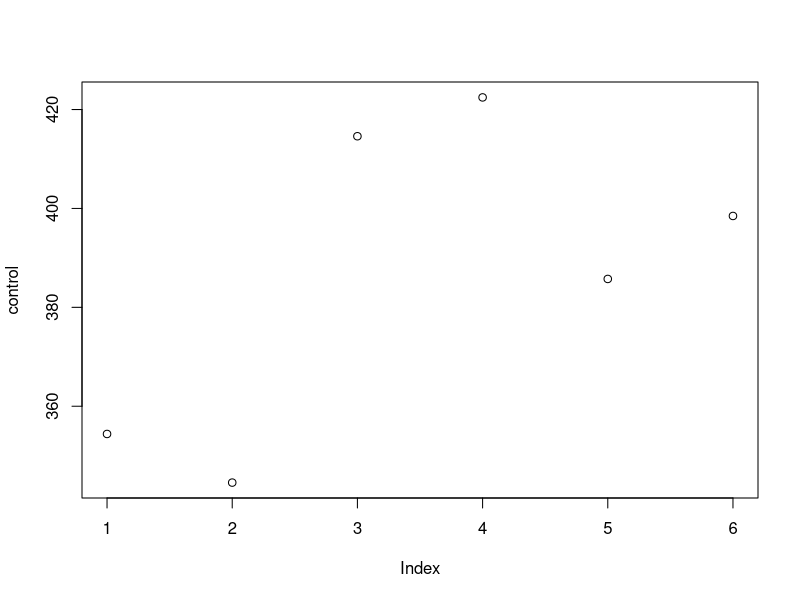
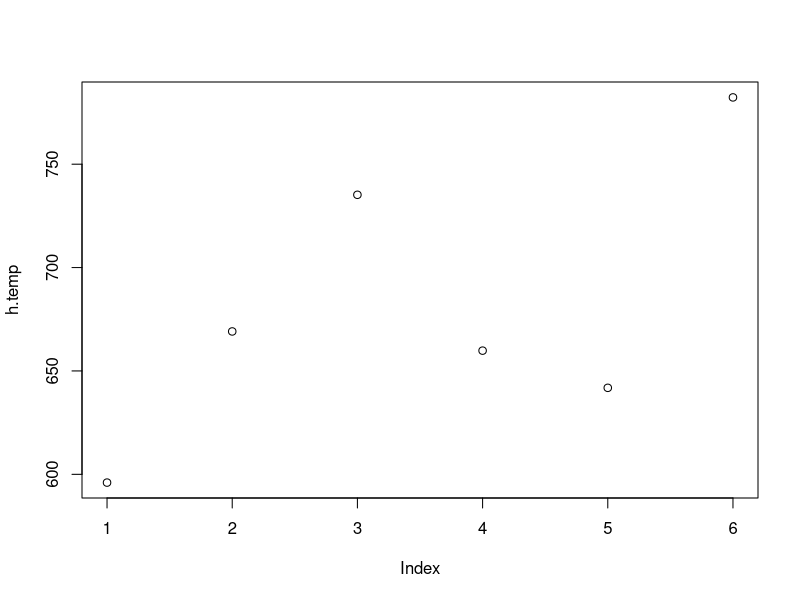
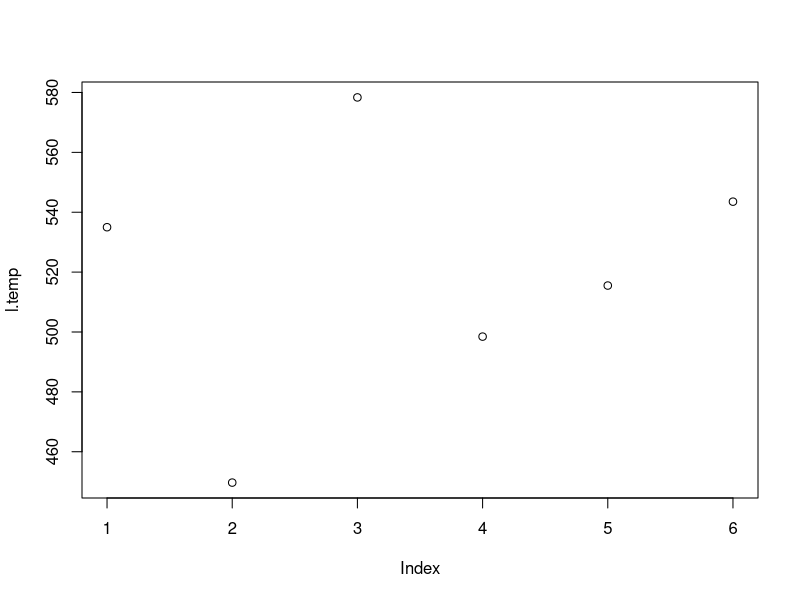
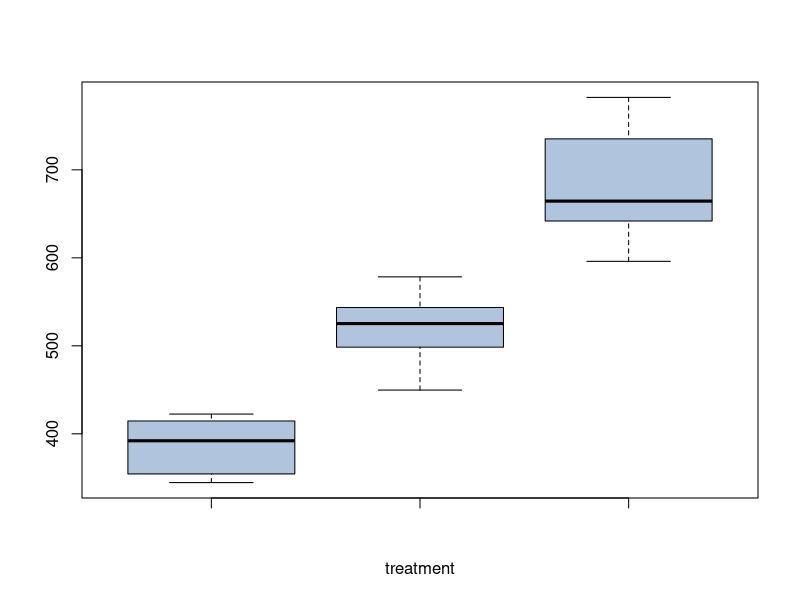

Source code (R) for these figures, in order:

#based on Biochar 4 Crops lettuce data

library(stats)
library(dplyr)
library(tidyverse)
library(ggplot2)

n=6
# n is the sample size
control<-rnorm(n, mean=350, sd=50)
#the control temperature variation
h.temp<-rnorm(n, mean=700, sd=50)
# high temperatur variation
l.temp<-rnorm(n, mean=500, sd=50)
#low temperature variation 
  dataFrame <- data.frame(control,h.temp,l.temp)
  # full data frame
  summary(control)
  summary(h.temp)
  summary(l.temp)
  
  # summary of the vectors
  newdata<-pivot_longer(dataFrame,cols= everything(), names_to = "treatments", values_to="temperature")
  print(newdata)
  # pivoted data set to be used in the boxplot, easily manipulated
  
  plot(control)
  plot(h.temp)
  plot(l.temp)

boxplot(control,l.temp,h.temp, data=newdata, xlab= "treatment",col="lightsteelblue" )
summary(aov(newdata$temperature~newdata$treatments)) 
# p-value = 6.26e-8
#as the sample becomes larger the test becomes more significant as a lower value each time the sample size is increased. 
# even with a value of 2 the data is still significant. the test resulted in p-value= 0.0255.

